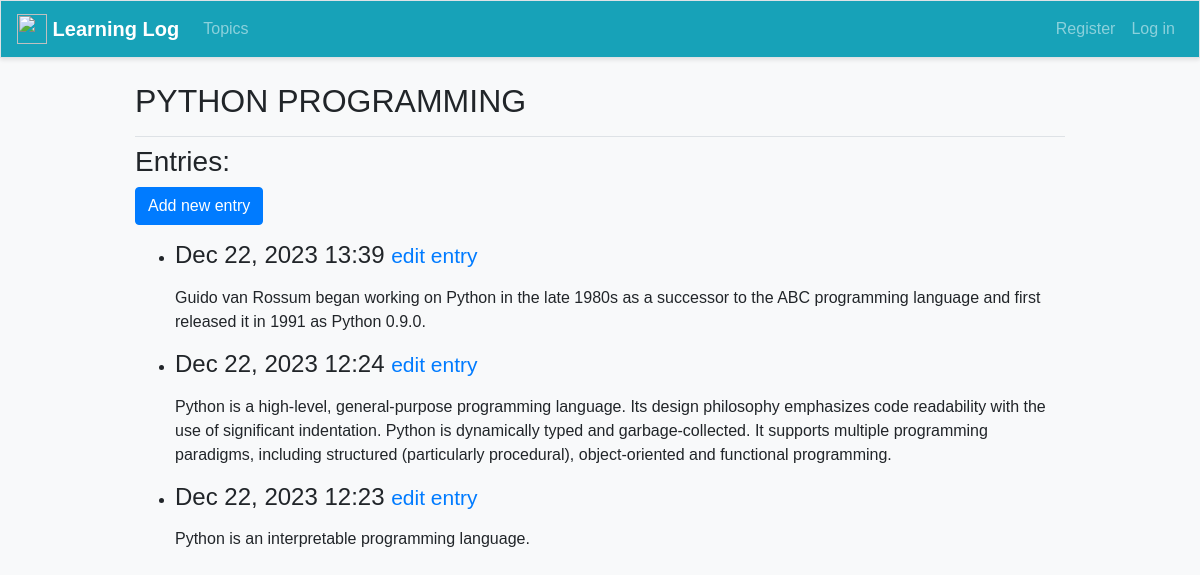
The app's page /topics/2/ with its own data.
### learning_logs/models.py (models this page shows, shortened)
class Topic(models.Model):
    text = models.CharField(max_length=200)  # max karakter uzunluğu 200
    date_added = models.DateTimeField(auto_now_add=True)
    def __str__(self):
        return self.text

class Entry(models.Model):
    topic = models.ForeignKey(Topic, on_delete=models.CASCADE)  # on_delete eğer ilgili Topic silinirse altındaki tüm Entry'ler de silinir.
    text = models.TextField()   # Kullanıcının bir topic altında girdiği Entry'i tutar.
    date_added = models.DateTimeField(auto_now_add=True)  # Entry'nin oluşturulduğu zaman
    class Meta:
        verbose_name_plural = 'entries'

### learning_logs/views.py (the view)
# urls.py: path('topics/<int:topic_id>/', views.topic, name='topic'),
def topic(request, topic_id):
    topic = Topic.objects.get(id=topic_id)
    entries = topic.entry_set.order_by('-date_added')
    context ={'topic': topic, 'entries': entries}
    return render(request, 'learning_logs/topic.html', context)

### learning_logs/templates/learning_logs/topic.html
{% extends 'learning_logs/base.html' %}
{% block page_header %}
    <h2>{{ topic | upper }}</h2>
{% endblock page_header %}
{% block content %}
    <h3>Entries:</h3>
    <p>
        <a href="{% url 'learning_logs:new_entry' topic.id %}" class="btn btn-primary">
            Add new entry</a>
    </p>
    <ul>
        {% for entry in entries %}
            <li>
                <h4>{{ entry.date_added | date:'M d, Y H:i' }}
                    <small><a href="{% url 'learning_logs:edit_entry' entry.id %}">edit entry</a></small>
                </h4>
                <p>{{ entry.text | linebreaks }}</p>
            </li>
        {% empty %}
            <li>There are no entries for this topic yet.</li>
        {% endfor %}
    </ul>
{% endblock content %}

### learning_logs/templates/learning_logs/base.html (style rules this page uses)
body { font-family: Arial, sans-serif; background-color: #f8f9fa; }

### records on screen
Topic: text "PYTHON PROGRAMMING"
Entry: date_added "Dec 22, 2023 13:39", text "Guido van Rossum began working on Python in the late 1980s as a successor to the ABC programming language and first released it in 1991 as Python 0.9.0."
Entry: date_added "Dec 22, 2023 12:24", text "Python is a high-level, general-purpose programming language. Its design philosophy emphasizes code readability with the use of significant indentation. Python is dynamically typed and garbage-collected. It supports multiple programming paradigms, including structured (particularly procedural), object-oriented and functional programming."
Entry: date_added "Dec 22, 2023 12:23", text "Python is an interpretable programming language."
